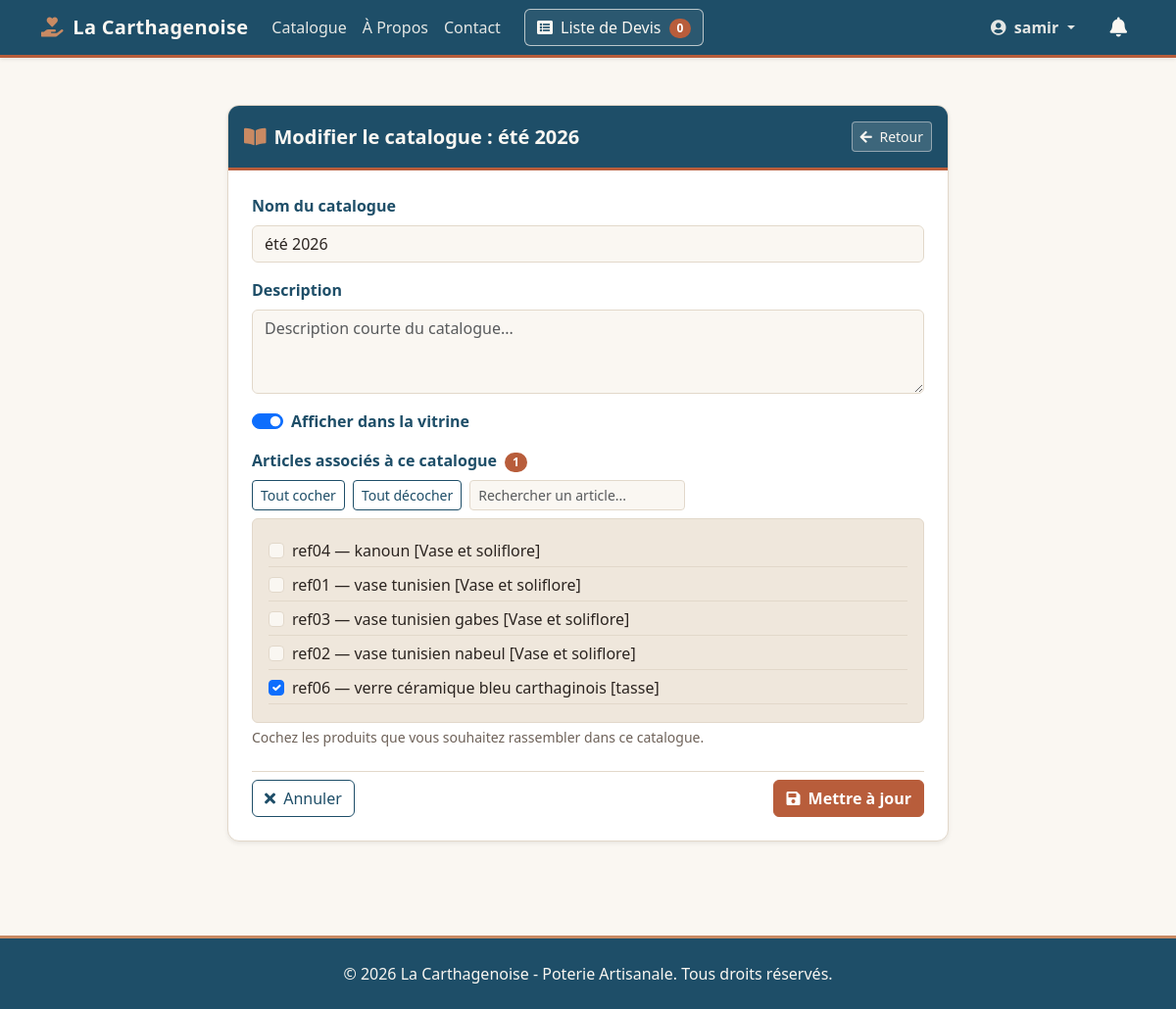
Before: /gestion/catalogues/1/modifier/ (signed in) with the older database file.
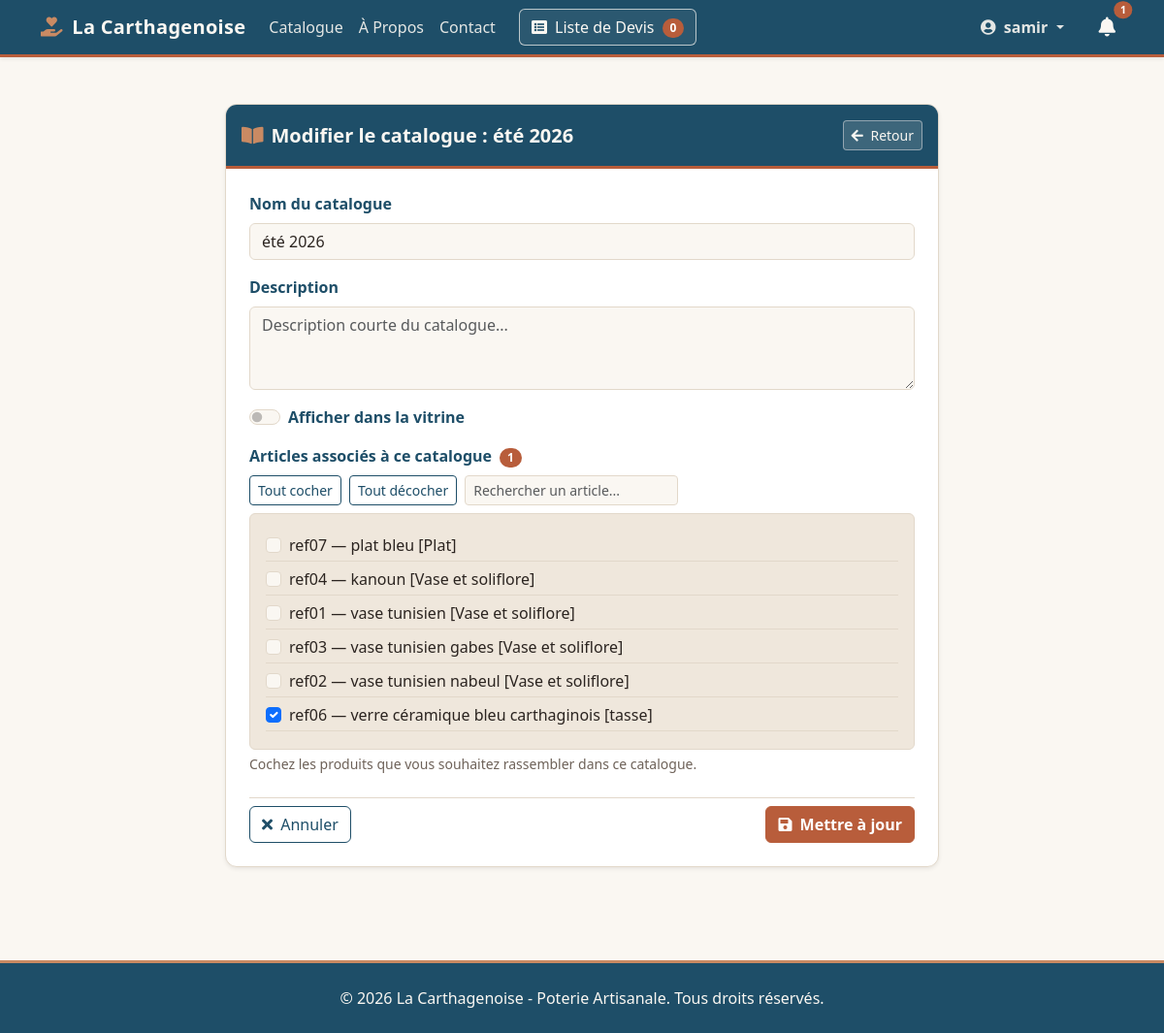
After: the same page with the newer database file.
### catalogue/models.py (models this page shows, shortened)
class Catalogue(models.Model):
    nom = models.CharField(max_length=150, verbose_name="Nom du catalogue")
    slug = models.SlugField(unique=True, max_length=150, blank=True)
    description = models.TextField(blank=True, verbose_name="Description")
    actif = models.BooleanField(default=True, verbose_name="Actif")
    date_creation = models.DateTimeField(auto_now_add=True)
    class Meta:
        verbose_name = "Catalogue"
        verbose_name_plural = "Catalogues"
        ordering = ['-date_creation']

### catalogue/views.py (the view)
@staff_member_required(login_url='utilisateur:login')
def modifier_catalogue(request, catalogue_id):
    catalogue = get_object_or_404(Catalogue, id=catalogue_id)
    if request.method == 'POST':
        form = CatalogueForm(request.POST, instance=catalogue)
        if form.is_valid():
            catalogue = form.save()
            messages.success(
                request, f"Le catalogue '{catalogue.nom}' a été mis à jour."
            )
            return redirect('catalogue:liste_catalogues_admin')
    else:
        form = CatalogueForm(instance=catalogue)
    context = {
        'form': form,
        'catalogue': catalogue,
        'titre': f'Modifier le catalogue : {catalogue.nom}',
        'bouton_texte': 'Mettre à jour',
    }
    return render(request, 'catalogue/form_catalogue.html', context)

### catalogue/forms.py (called while the page is built)
    def label_from_instance(self, obj):
        cat = f" [{obj.categorie.nom}]" if obj.categorie else ""
        return f"{obj.reference} — {obj.nom}{cat}"

### devis/templatetags/devis_extras.py (called while the page is built)
@register.simple_tag(takes_context=True)
def devis_count(context):
    request = context['request']
    devis_panier = request.session.get(DEVIS_SESSION_KEY)
    if devis_panier:
        return len(devis_panier)
    return 0

### pages/context_processors.py (called while the page is built)
def _est_admin(user):
    return bool(
        user.is_authenticated and (user.is_staff or user.is_superuser)
    )

def _queryset_messages_pour_utilisateur(user):
    if _est_admin(user):
        return MessageContact.objects.all()
    email_user = (user.email or '').strip()
    filtre = Q(email__iexact=email_user) if email_user else Q(pk__in=[])
    if _a_champ_utilisateur():
        filtre = Q(utilisateur=user) | filtre
    return MessageContact.objects.filter(filtre)

### catalogue/templates/catalogue/form_catalogue.html (shortened to what the changed rows need)
{% extends 'base.html' %}
{% block content %}
<div class="row justify-content-center my-4">
  <div class="col-md-10 col-lg-8">
    <div class="card shadow-sm card-poterie">
      <div class="card-header card-header-poterie d-flex justify-content-between align-items-center py-3">
        <h2 class="fw-bold fs-5 mb-0">
          <i class="fas fa-book-open me-2" style="color: var(--poterie-argile);"></i>{{ titre }}
        </h2>
      </div>
      <div class="card-body p-4">
        <form method="post" novalidate>
          {% for field in form %}
            <div class="mb-3">
              {% if field.name == 'actif' %}
                <div class="form-check form-switch">
                  {{ field }}
                  <label for="{{ field.id_for_label }}" class="form-check-label fw-bold titre-poterie">
                    {{ field.label }}
                  </label>
                </div>
              {% elif field.name == 'produits' %}
                <div class="d-flex flex-wrap justify-content-between align-items-center gap-2 mb-2">
                  <label class="form-label fw-bold mb-0 titre-poterie">
                    {{ field.label }}
                    <span class="badge badge-terracotta rounded-pill ms-1" id="compteurArticlesSelectionnes">0</span>
                  </label>
                  <div class="d-flex flex-wrap align-items-center gap-2">
                    <button type="button" class="btn btn-outline-bleu btn-sm" id="btnToutCocher">
                      Tout cocher
                    </button>
                    <button type="button" class="btn btn-outline-bleu btn-sm" id="btnToutDecocher">
                      Tout décocher
                    </button>
                    <input
                      type="search"
                      id="filtreArticlesCatalogue"
                      class="form-control form-control-sm"
                      style="max-width: 220px;"
                      placeholder="Rechercher un article..."
                    />
                  </div>
                </div>
                <div
                  class="rounded p-3"
                  style="max-height: 300px; overflow-y: auto; background-color: var(--poterie-sable); border: 1px solid var(--poterie-bordure);"
                  id="listeArticlesCheckboxes"
                >
                  {% for checkbox in field %}
                    <div class="form-check article-check-item py-1" style="border-bottom: 1px solid var(--poterie-bordure);">
                      {{ checkbox.tag }}
                      <label class="form-check-label w-100" for="{{ checkbox.id_for_label }}">
                        {{ checkbox.choice_label }}
                      </label>
                    </div>
                  {% empty %}
                    <p class="text-poterie-muted small mb-0">
                      Aucun article disponible pour le moment. Créez d'abord des produits.
                    </p>
                  {% endfor %}
                </div>
              {% else %}
                <label for="{{ field.id_for_label }}" class="form-label fw-bold titre-poterie">
                  {{ field.label }}
                </label>
                {{ field }}
              {% endif %}
              {% if field.help_text %}
                <div class="form-text text-poterie-muted small">{{ field.help_text }}</div>
              {% endif %}
            </div>
          {% endfor %}
        </form>
      </div>
    </div>
  </div>
</div>
{% endblock %}

### templates/includes/navbar.html (shortened to what this page needs)
{% load devis_extras %}
<header>
  <nav class="navbar navbar-expand-lg navbar-dark navbar-poterie shadow-sm" style="background-color: #1E4E68; border-bottom: 3px solid #B85D3B;">
    <div class="container">
      <a class="navbar-brand text-white fw-bold" href="{% url 'catalogue:liste_produits' %}" style="color: #FAF7F2 !important;">
        <i class="fas fa-hand-holding-heart me-1" style="color: #C98A63;"></i> La Carthagenoise
      </a>
      <div class="d-flex align-items-center gap-2 order-lg-2 ms-auto ms-lg-3">
        {% if user.is_authenticated %}
          <a
            href="{% url 'pages:liste_messages_contact' %}"
            class="nav-link position-relative d-inline-flex align-items-center p-2"
            title="{% if user.is_staff %}Messages non lus{% else %}Réponses non lues{% endif %}"
            aria-label="{% if user.is_staff %}Messages non lus{% else %}Réponses non lues{% endif %}"
          >
            <i class="fas fa-bell fs-5" style="color: #FAF7F2;"></i>
            {% if nb_messages_non_lus > 0 %}
              <span
                class="position-absolute top-0 start-100 translate-middle badge rounded-pill badge-terracotta"
                style="font-size: 0.65rem;"
              >
                {{ nb_messages_non_lus }}
              </span>
            {% endif %}
          </a>
        {% endif %}
      </div>
      <div class="collapse navbar-collapse order-lg-1" id="navbarNav">
        <ul class="navbar-nav mb-2 mb-lg-0">
          <li class="nav-item">
            <a class="nav-link" href="{% url 'catalogue:liste_produits' %}">Catalogue</a>
          </li>
          <li class="nav-item">
            <a class="nav-link" href="{% url 'pages:a_propos' %}">À Propos</a>
          </li>
          <li class="nav-item">
            <a class="nav-link" href="{% url 'pages:contact' %}">Contact</a>
          </li>
        </ul>
        <div class="d-flex align-items-center my-2 my-lg-0 ms-lg-3">
          <a href="{% url 'devis:view_devis' %}" class="btn btn-devis-poterie text-nowrap" style="color: #FAF7F2 !important; border-color: rgba(250, 247, 242, 0.7);">
            <i class="fas fa-list-alt me-1"></i> Liste de Devis
            <span class="badge rounded-pill badge-terracotta ms-1">{% devis_count %}</span>
          </a>
        </div>
        <div class="d-flex align-items-center flex-wrap gap-2 ms-lg-auto">
          <ul class="navbar-nav align-items-lg-center">
            {% if user.is_authenticated %}
              <li class="nav-item dropdown">
                <button class="btn btn-user-poterie dropdown-toggle fw-bold border-0 bg-transparent text-nowrap" type="button" id="userDropdown" data-bs-toggle="dropdown" aria-expanded="false">
                  <i class="fas fa-user-circle me-1"></i> {{ user.get_full_name|default:user.username }}
                </button>
              </li>
            {% endif %}
          </ul>
        </div>
      </div>
    </div>
  </nav>
</header>

Changed rows visible on the page:
changed Catalogue: actif "☑" → "☐"
Other visible differences:
{{ nb_messages_non_lus }}: (not shown) → "1"
new list line: "☐ ref07 — plat bleu [Plat]"
